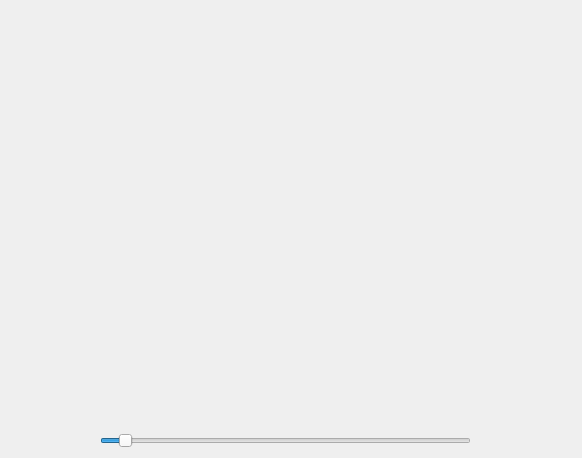
<?xml version="1.0" encoding="UTF-8"?>
<ui version="4.0">
 <class>Form</class>
 <widget class="QWidget" name="Form">
  <property name="geometry">
   <rect>
    <x>0</x>
    <y>0</y>
    <width>582</width>
    <height>458</height>
   </rect>
  </property>
  <property name="windowTitle">
   <string>Form</string>
  </property>
  <widget class="QSlider" name="slider">
   <property name="geometry">
    <rect>
     <x>100</x>
     <y>430</y>
     <width>371</width>
     <height>22</height>
    </rect>
   </property>
   <property name="maximum">
    <number>20</number>
   </property>
   <property name="value">
    <number>1</number>
   </property>
   <property name="orientation">
    <enum>Qt::Horizontal</enum>
   </property>
  </widget>
  <widget class="QLabel" name="l_image">
   <property name="geometry">
    <rect>
     <x>10</x>
     <y>10</y>
     <width>561</width>
     <height>411</height>
    </rect>
   </property>
   <property name="text">
    <string/>
   </property>
  </widget>
 </widget>
 <resources/>
 <connections/>
</ui>
